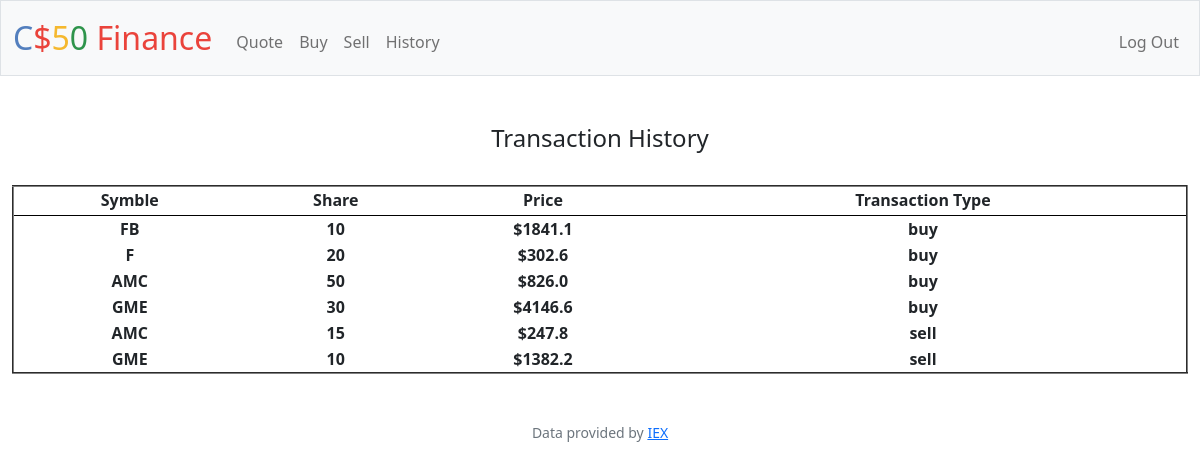
The app's page /history (signed in) with its own data.
### tables this page shows
CREATE TABLE history(id INTEGER PRIMARY KEY AUTOINCREMENT NOT NULL, username TEXT NOT NULL, stock TEXT NOT NULL, share INT NOT NULL, price NUMERIC NOT NULL, transaction_type TEXT NOT NULL, remain NUMERIC NOT NULL);

### app.py (the view)
@app.route("/history")
@login_required
def history():
    user_id = session['user_id']
    username = db.execute("SELECT username FROM users WHERE id = ?", user_id)
    name = username[0]["username"]
    cash = db.execute("SELECT cash FROM users")[0]["cash"]
    if len(db.execute("SELECT * FROM history WHERE username = ?", name)) < 1:
        return render_template("history_empty.html")
    else:
        total = db.execute("SELECT SUM(price) AS total FROM history WHERE username =?", name)[0]["total"] + cash
        return render_template("history.html", users = db.execute("SELECT *, SUM(price) OVER (ORDER BY history.id) AS sum FROM history JOIN users ON history.username = users.username WHERE users.username = ?", name), cash=cash, total=total)

### app.py (called while the page is built)
@app.after_request
def after_request(response):
    response.headers["Cache-Control"] = "no-cache, no-store, must-revalidate"
    response.headers["Expires"] = 0
    response.headers["Pragma"] = "no-cache"
    return response

### helpers.py (called while the page is built)
def login_required(f):
    @wraps(f)
    def decorated_function(*args, **kwargs):
        if session.get("user_id") is None:
            return redirect("/login")
        return f(*args, **kwargs)
    return decorated_function

### templates/history.html (shortened to what this page needs)
{% extends "layout.html" %}
{% block main %}
<h4>Transaction History</h4><br>
<table style="width:100%" border = '2'>
    <tr>
        <th>Symble</th>
        <th>Share</th>
        <th>Price</th>
        <th>Transaction Type</th>
    </tr>
    <tr style="border-bottom:1px solid black">
        <td colspan="100%"></td>
      </tr>
    {% for user in users %}
    <tr>
        <th>{{user.stock}}</th>
        <th>{{user.share}}</th>
        <th>${{user.price |round(2, 'floor')}}</th>
        <th>{{user.transaction_type}}</th>
    </tr>
    {% endfor %}
</table>
{% endblock %}

### templates/layout.html (shortened to what this page needs)
<!DOCTYPE html>
<html lang="en">
    <head>
        <link href="https://cdn.jsdelivr.net/npm/bootstrap@5.1.3/dist/css/bootstrap.min.css" rel="stylesheet">
        <link href="/static/styles.css" rel="stylesheet">
    </head>
    <body>
        <nav class="bg-light border navbar navbar-expand-md navbar-light">
            <div class="container-fluid">
                <a class="navbar-brand" href="/"><span class="blue">C</span><span class="red">$</span><span class="yellow">5</span><span class="green">0</span> <span class="red">Finance</span></a>
                <div class="collapse navbar-collapse" id="navbar">
                    {% if session["user_id"] %}
                        <ul class="navbar-nav me-auto mt-2">
                            <li class="nav-item"><a class="nav-link" href="/quote">Quote</a></li>
                            <li class="nav-item"><a class="nav-link" href="/buy">Buy</a></li>
                            <li class="nav-item"><a class="nav-link" href="/sell">Sell</a></li>
                            <li class="nav-item"><a class="nav-link" href="/history">History</a></li>
                        </ul>
                        <ul class="navbar-nav ms-auto mt-2">
                            <li class="nav-item"><a class="nav-link" href="/logout">Log Out</a></li>
                        </ul>
                    {% else %}
                        <ul class="navbar-nav ms-auto mt-2">
                            <li class="nav-item"><a class="nav-link" href="/register">Register</a></li>
                            <li class="nav-item"><a class="nav-link" href="/login">Log In</a></li>
                        </ul>
                    {% endif %}
                </div>
            </div>
        </nav>
        <main class="container-fluid py-5 text-center">
            {% block main %}{% endblock %}
        </main>
        <footer class="mb-5 small text-center text-muted">
            Data provided by <a href="https://iexcloud.io/">IEX</a>
        </footer>
    </body>
</html>

### static/styles.css (style rules this page uses)
nav .navbar-brand { font-size: xx-large; }
nav .navbar-brand .blue { color: #537fbe; }
nav .navbar-brand .red { color: #ea433b; }
nav .navbar-brand .yellow { color: #f5b82e; }
nav .navbar-brand .green { color: #2e944b; }

### records on screen
history: stock "FB", share "10", price "1841.1", transaction_type "buy"
history: stock "F", share "20", price "302.6", transaction_type "buy"
history: stock "AMC", share "50", price "826.0", transaction_type "buy"
history: stock "GME", share "30", price "4146.6", transaction_type "buy"
history: stock "AMC", share "15", price "247.8", transaction_type "sell"
history: stock "GME", share "10", price "1382.2", transaction_type "sell"
